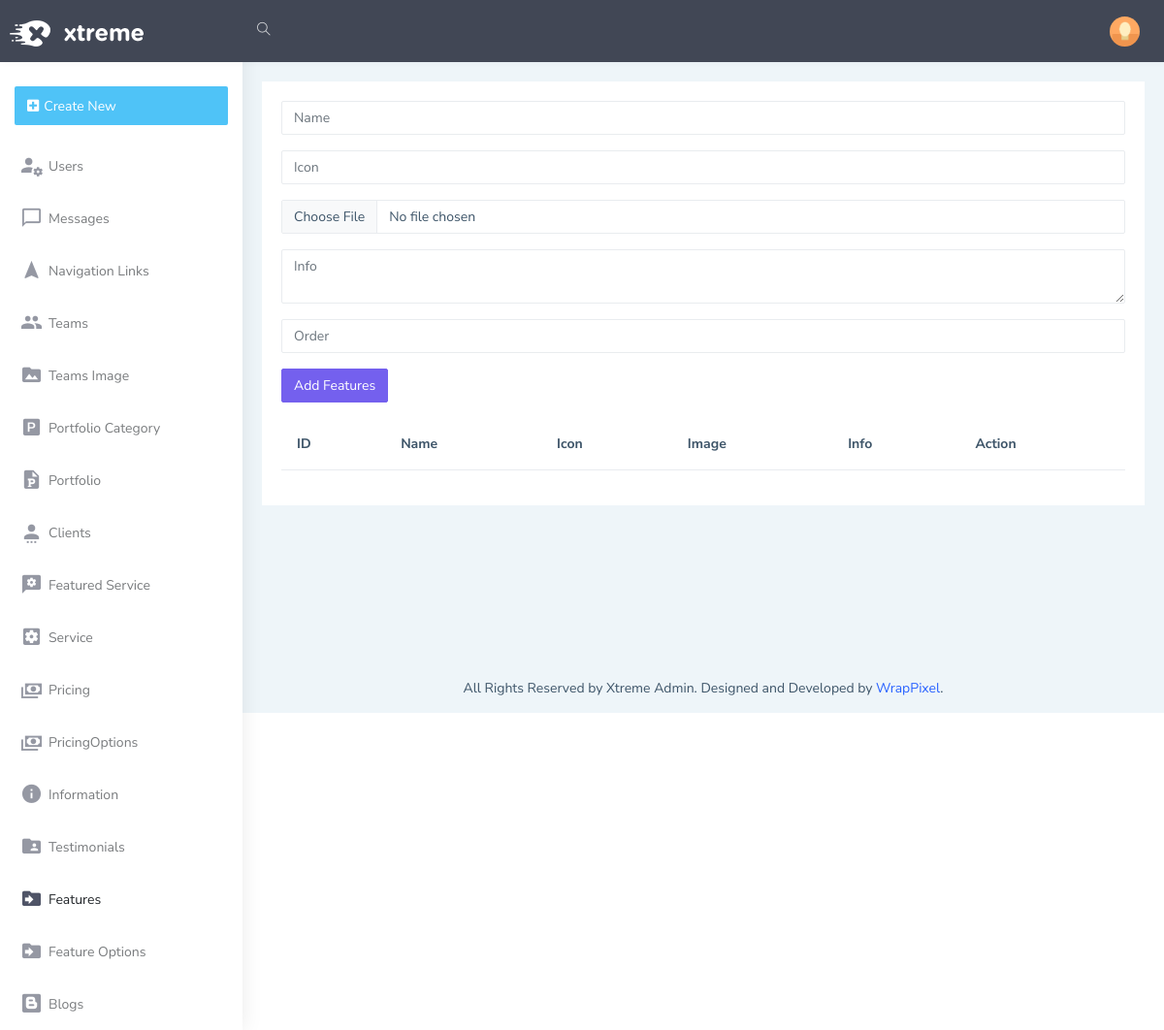
The app's page /admin/features, older data.
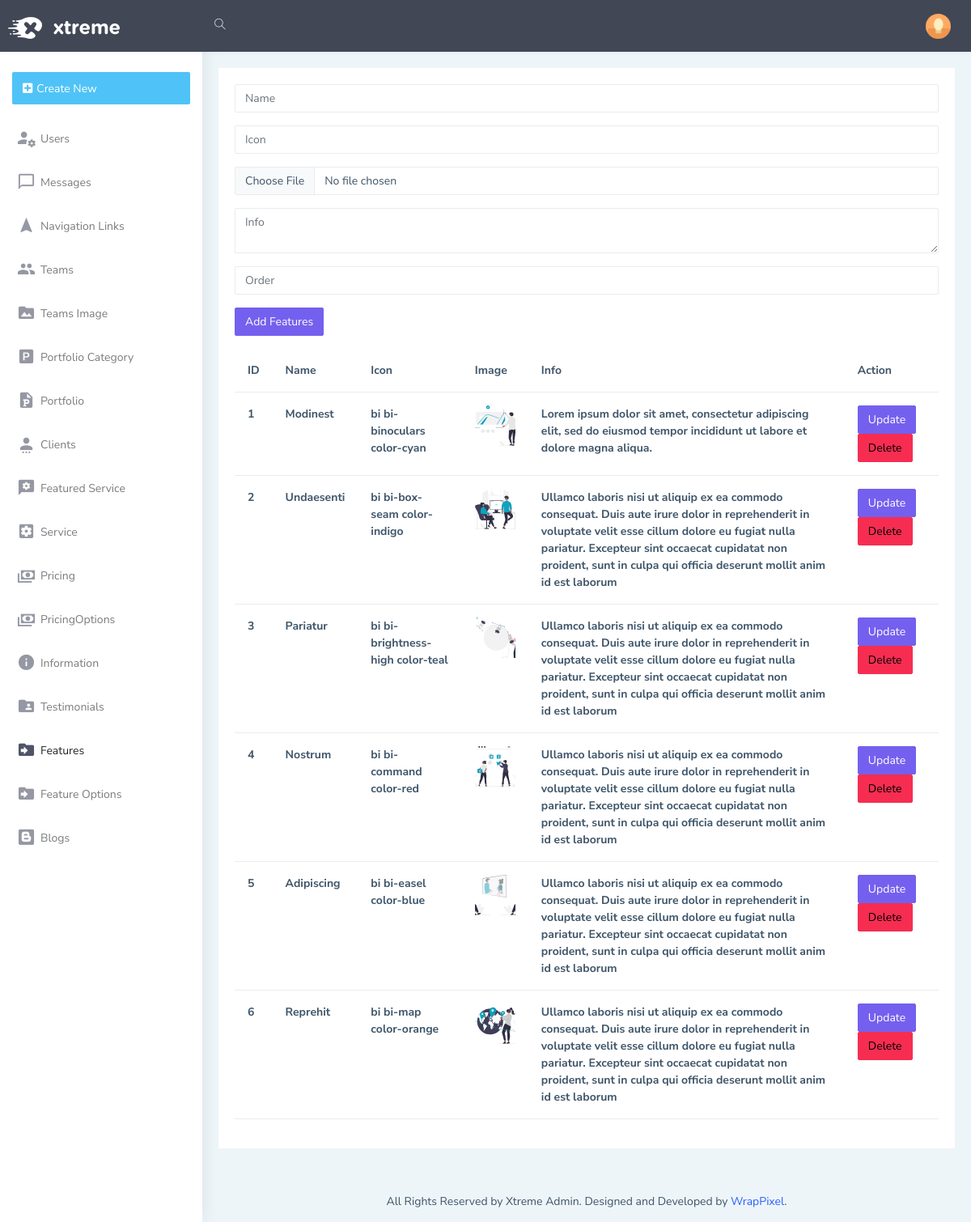
The same page, newer data.
### models.py (models this page shows)
class Features(db.Model):
    Id=db.Column(db.Integer,primary_key=True,autoincrement=True)
    name=db.Column(db.String(50))
    icon=db.Column(db.String(50))
    info=db.Column(db.String(250))
    image=db.Column(db.String(50))
    order=db.Column(db.Integer)
    options=db.relationship('FeatureOptions', backref='feature_options', lazy=True)

### admin/routes/features.py (the view)
@admin_bp.route('/features', methods=['GET','POST'])
def features():
    featuresform=FeaturesForm()
    features=Features.query.all()
    return render_template('admin/features/features.html',featuresform=featuresform,features=features)

### admin/forms.py
class FeaturesForm(FlaskForm):
    name=StringField('name')
    icon=StringField('icon')
    image=FileField('image')
    info=TextAreaField('info')
    order=IntegerField('order')
    submit=SubmitField('Add Features')

### admin/templates/admin/features/features.html
{% extends 'admin/layout.html' %}
{% block body %}
<form action="/admin/features/add" method="POST" enctype="multipart/form-data">
    <div class="mb-3">
      {{featuresform.name(class="form-control", id="exampleFormControlInput1", placeholder="Name")}}
    </div>
    <div class="mb-3">
      {{featuresform.icon(class="form-control my-3", id="exampleFormControlInput1", placeholder="Icon")}}
    </div>
    <div class="mb-3">
      {{featuresform.image(class="form-control my-3", id="exampleFormControlInput1", placeholder="Image")}}
    </div>
    <div class="mb-3">
      {{featuresform.info(class="form-control", id="exampleFormControlInput1", placeholder="Info")}}
    </div>
    <div class="mb-3">
      {{featuresform.order(class="form-control", id="exampleFormControlInput1", placeholder="Order")}}
    </div>
    <div class="mb-3">
      {{featuresform.submit(class="btn btn-primary", id="exampleFormControlInput1", placeholder="Add Portfolio")}}
    </div>
<table class="table">
  <thead>
    <tr>
      <th scope="col">ID</th>
      <th scope="col">Name</th>
      <th scope="col">Icon</th>
      <th scope="col">Image</th>
      <th scope="col">Info</th>
      <th scope="col">Action</th>
    </tr>
  </thead>
  <tbody>
    {% for feature in features %}
      <tr>
        <th>{{feature.Id}}</th>
        <th>{{feature.name}}</th>
        <th>{{feature.icon}}</th>
        <th>
          <img src="/static/uploads/{{feature.image}}" style="width: 50px; height: 50px; object-fit:cover;">
        </th>
        <th>{{feature.info}}</th>
        <th>
          <a href="/admin/features/edit/{{feature.Id}}" class="btn btn-primary">Update</a>
          <a href="/admin/features/delete/{{feature.Id}}" class="btn btn-danger">Delete</a>
        </th>
      </tr>
    {% endfor %}
  </tbody>
</table>
{% endblock %}}

Row changes from the older to the newer data that the page shows:
added Features: Id "1", name "Modinest", icon "bi bi-binoculars color-cyan", image (picture), info "Lorem ipsum dolor sit amet, consectetur adipiscing elit, sed do eiusmod tempor incididunt ut labore et dolore magna aliqua."
added Features: Id "2", name "Undaesenti", icon "bi bi-box-seam color-indigo", image (picture), info "Ullamco laboris nisi ut aliquip ex ea commodo consequat. Duis aute irure dolor in reprehenderit in voluptate velit esse cillum dolore eu fugiat nulla pariatur. Excepteur sint occaecat cupidatat non proident, sunt in culpa qui officia deserunt mollit anim id est laborum"
added Features: Id "3", name "Pariatur", icon "bi bi-brightness-high color-teal", image (picture), info "Ullamco laboris nisi ut aliquip ex ea commodo consequat. Duis aute irure dolor in reprehenderit in voluptate velit esse cillum dolore eu fugiat nulla pariatur. Excepteur sint occaecat cupidatat non proident, sunt in culpa qui officia deserunt mollit anim id est laborum"
added Features: Id "4", name "Nostrum", icon "bi bi-command color-red", image (picture), info "Ullamco laboris nisi ut aliquip ex ea commodo consequat. Duis aute irure dolor in reprehenderit in voluptate velit esse cillum dolore eu fugiat nulla pariatur. Excepteur sint occaecat cupidatat non proident, sunt in culpa qui officia deserunt mollit anim id est laborum"
added Features: Id "5", name "Adipiscing", icon "bi bi-easel color-blue", image (picture), info "Ullamco laboris nisi ut aliquip ex ea commodo consequat. Duis aute irure dolor in reprehenderit in voluptate velit esse cillum dolore eu fugiat nulla pariatur. Excepteur sint occaecat cupidatat non proident, sunt in culpa qui officia deserunt mollit anim id est laborum"
added Features: Id "6", name "Reprehit", icon "bi bi-map color-orange", image (picture), info "Ullamco laboris nisi ut aliquip ex ea commodo consequat. Duis aute irure dolor in reprehenderit in voluptate velit esse cillum dolore eu fugiat nulla pariatur. Excepteur sint occaecat cupidatat non proident, sunt in culpa qui officia deserunt mollit anim id est laborum"
